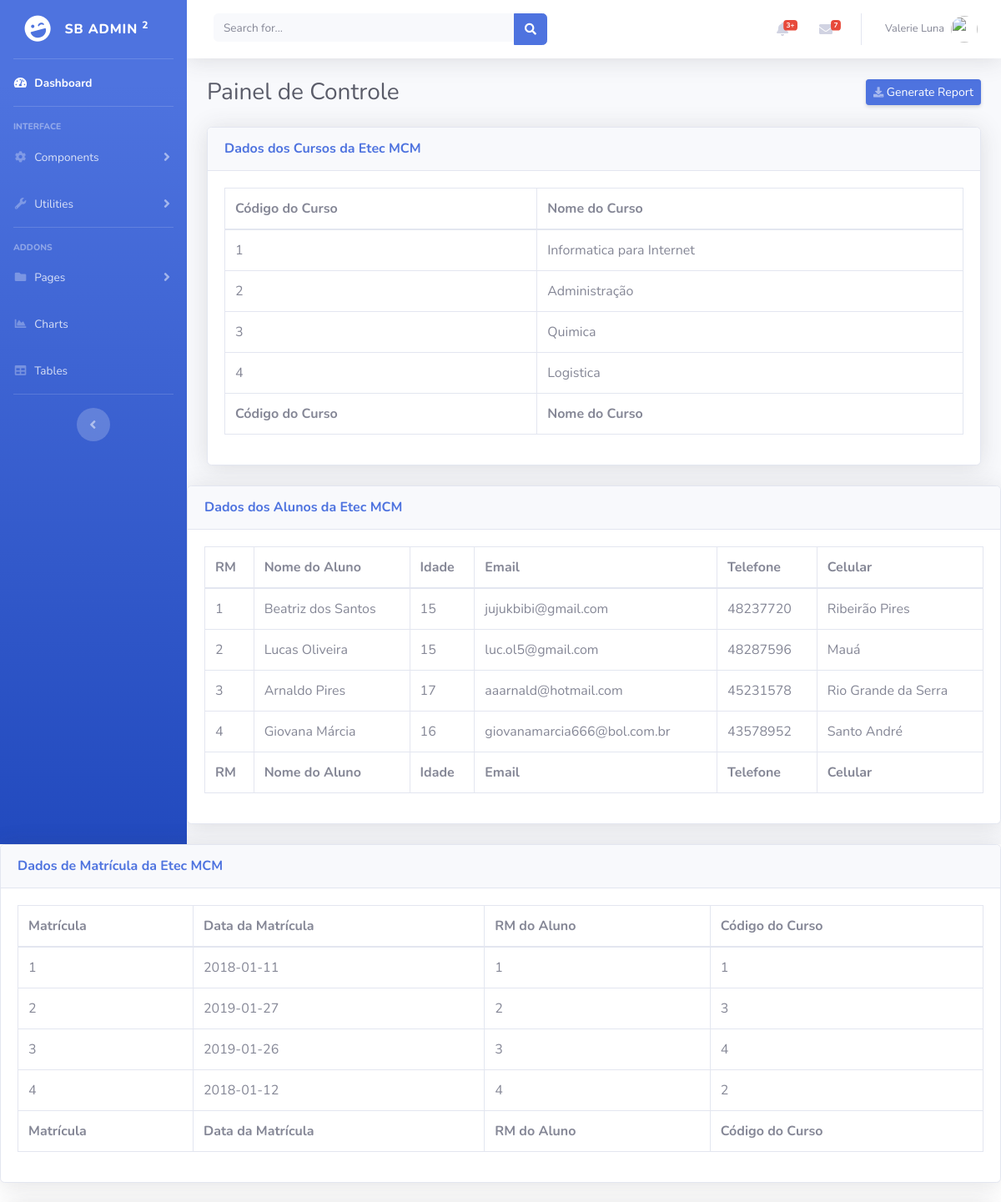
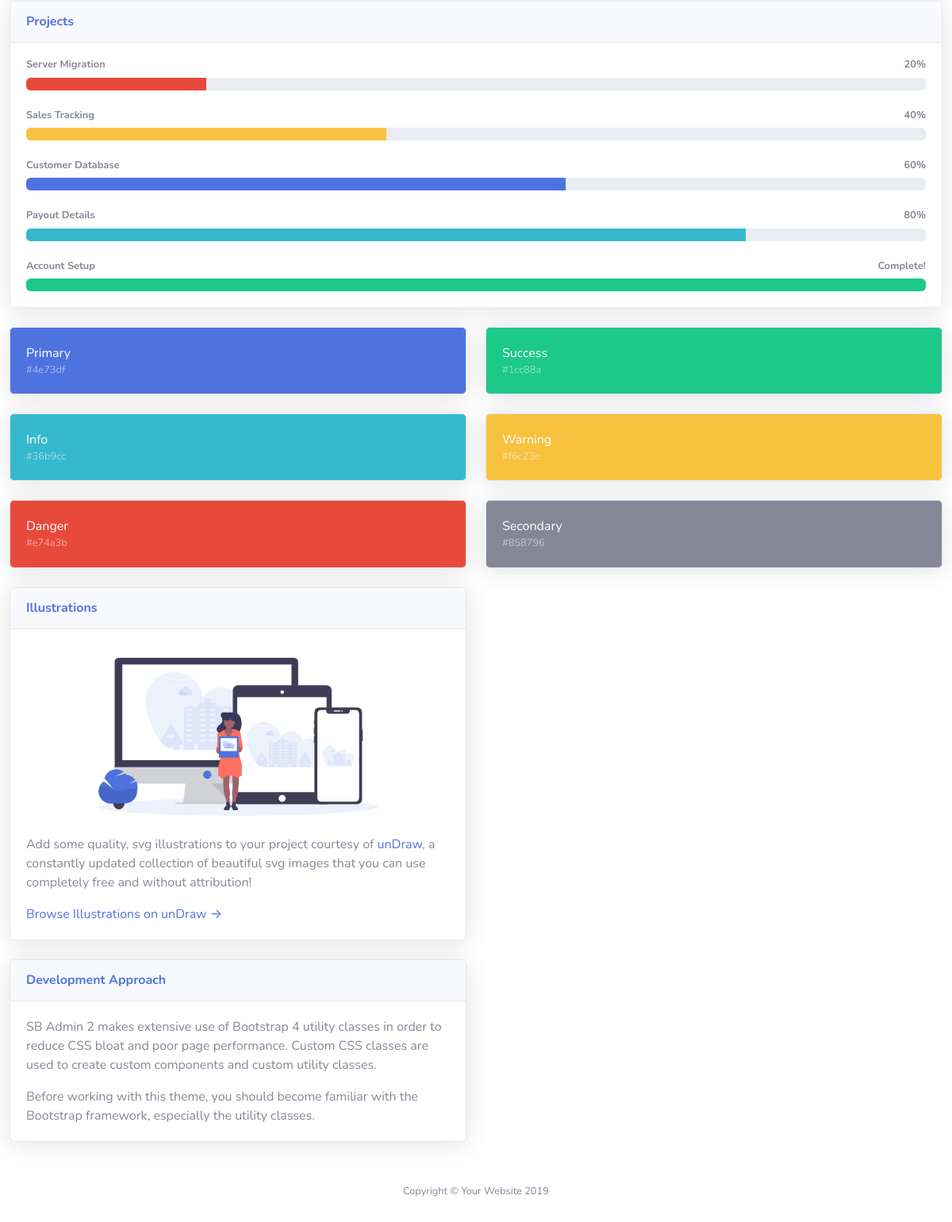
Screenshot of /startbootstrap-sb-admin-2-gh-pages/index.php with the database file from the repository (2 pictures, top to bottom).
### tables this page shows
CREATE TABLE `cursos` (
  `cod` int(11) NOT NULL,
  `curso` varchar(50) NOT NULL
);

CREATE TABLE `alunos` (
  `rm` int(11) NOT NULL,
  `nome` varchar(100) NOT NULL,
  `idade` int(11) NOT NULL,
  `email` varchar(100) NOT NULL,
  `telefone` varchar(50) NOT NULL,
  `cidade` varchar(100) NOT NULL
);

CREATE TABLE `matricula` (
  `matricula` int(11) NOT NULL,
  `dataMat` date NOT NULL,
  `rm_aluno` int(11) NOT NULL,
  `cod_curso` int(11) NOT NULL
);

### startbootstrap-sb-admin-2-gh-pages/index.php (the view, shortened to what this page needs)
<?php
include 'conecta.php';
?>
<!DOCTYPE html>
<html lang="en">
<head>
  <link href="vendor/fontawesome-free/css/all.min.css" rel="stylesheet" type="text/css">
  <link href="css/sb-admin-2.min.css" rel="stylesheet">
</head>
<body id="page-top">
  <div id="wrapper">
    <ul class="navbar-nav bg-gradient-primary sidebar sidebar-dark accordion" id="accordionSidebar">
      <a class="sidebar-brand d-flex align-items-center justify-content-center" href="index.html">
        <div class="sidebar-brand-icon rotate-n-15">
          <i class="fas fa-laugh-wink"></i>
        </div>
        <div class="sidebar-brand-text mx-3">SB Admin <sup>2</sup></div>
      </a>
      <hr class="sidebar-divider my-0">
      <li class="nav-item active">
        <a class="nav-link" href="index.html">
          <i class="fas fa-fw fa-tachometer-alt"></i>
          <span>Dashboard</span></a>
      </li>
      <hr class="sidebar-divider">
      <div class="sidebar-heading">
        Interface
      </div>
      <li class="nav-item">
        <a class="nav-link collapsed" href="#" data-toggle="collapse" data-target="#collapseTwo" aria-expanded="true" aria-controls="collapseTwo">
          <i class="fas fa-fw fa-cog"></i>
          <span>Components</span>
        </a>
      </li>
      <li class="nav-item">
        <a class="nav-link collapsed" href="#" data-toggle="collapse" data-target="#collapseUtilities" aria-expanded="true" aria-controls="collapseUtilities">
          <i class="fas fa-fw fa-wrench"></i>
          <span>Utilities</span>
        </a>
      </li>
      <hr class="sidebar-divider">
      <div class="sidebar-heading">
        Addons
      </div>
      <li class="nav-item">
        <a class="nav-link collapsed" href="#" data-toggle="collapse" data-target="#collapsePages" aria-expanded="true" aria-controls="collapsePages">
          <i class="fas fa-fw fa-folder"></i>
          <span>Pages</span>
        </a>
      </li>
      <li class="nav-item">
        <a class="nav-link" href="charts.html">
          <i class="fas fa-fw fa-chart-area"></i>
          <span>Charts</span></a>
      </li>
      <li class="nav-item">
        <a class="nav-link" href="tables.html">
          <i class="fas fa-fw fa-table"></i>
          <span>Tables</span></a>
      </li>
      <hr class="sidebar-divider d-none d-md-block">
      <div class="text-center d-none d-md-inline">
        <button class="rounded-circle border-0" id="sidebarToggle"></button>
      </div>
    </ul>
    <div id="content-wrapper" class="d-flex flex-column">
      <div id="content">
        <nav class="navbar navbar-expand navbar-light bg-white topbar mb-4 static-top shadow">
          <form class="d-none d-sm-inline-block form-inline mr-auto ml-md-3 my-2 my-md-0 mw-100 navbar-search">
            <div class="input-group">
              <input type="text" class="form-control bg-light border-0 small" placeholder="Search for..." aria-label="Search" aria-describedby="basic-addon2">
              <div class="input-group-append">
                <button class="btn btn-primary" type="button">
                  <i class="fas fa-search fa-sm"></i>
                </button>
              </div>
            </div>
          </form>
          <ul class="navbar-nav ml-auto">
            <li class="nav-item dropdown no-arrow mx-1">
              <a class="nav-link dropdown-toggle" href="#" id="alertsDropdown" role="button" data-toggle="dropdown" aria-haspopup="true" aria-expanded="false">
                <i class="fas fa-bell fa-fw"></i>
                <span class="badge badge-danger badge-counter">3+</span>
              </a>
            </li>
            <li class="nav-item dropdown no-arrow mx-1">
              <a class="nav-link dropdown-toggle" href="#" id="messagesDropdown" role="button" data-toggle="dropdown" aria-haspopup="true" aria-expanded="false">
                <i class="fas fa-envelope fa-fw"></i>
                <span class="badge badge-danger badge-counter">7</span>
              </a>
            </li>
            <li class="nav-item dropdown no-arrow">
              <a class="nav-link dropdown-toggle" href="#" id="userDropdown" role="button" data-toggle="dropdown" aria-haspopup="true" aria-expanded="false">
                <span class="mr-2 d-none d-lg-inline text-gray-600 small">Valerie Luna</span>
                <img class="img-profile rounded-circle" src="https://source.unsplash.com/QAB-WJcbgJk/60x60">
              </a>
            </li>
          </ul>
        </nav>
        <div class="container-fluid">
          <div class="d-sm-flex align-items-center justify-content-between mb-4">
            <h1 class="h3 mb-0 text-gray-800">Painel de Controle</h1>
            <a href="#" class="d-none d-sm-inline-block btn btn-sm btn-primary shadow-sm"><i class="fas fa-download fa-sm text-white-50"></i> Generate Report</a>
          </div>
          <div class="card shadow mb-4">
            <div class="card-header py-3">
              <h6 class="m-0 font-weight-bold text-primary">Dados dos Cursos da Etec MCM</h6>
            </div>
            <div class="card-body">
              <div class="table-responsive">
                <table class="table table-bordered" id="dataTable" width="100%" cellspacing="0">
                  <thead>
                    <tr>
                      <th>Código do Curso</th>
                      <th>Nome do Curso</th>
                    </tr>
                  </thead>
                  <tfoot>
                    <tr>
                      <th>Código do Curso</th>
                      <th>Nome do Curso</th>
                    </tr>
                  </tfoot>
                  <tbody>
              <?php
                  $consulta = "SELECT * FROM cursos";
                foreach ($conexao -> query($consulta) as $linha) {
              ?>
                      <tr>
                      <td><?php  echo "{$linha['cod']}"; ?></td>
                      <td><?php  echo "{$linha['curso']}"; ?></td>
                    </tr>
              <?php
              }
            ?>
                  </tbody>
                </table>
              </div>
            </div>
          </div>
        </div>
      </div>
          <div class="card shadow mb-4">
            <div class="card-header py-3">
              <h6 class="m-0 font-weight-bold text-primary">Dados dos Alunos da Etec MCM</h6>
            </div>
            <div class="card-body">
              <div class="table-responsive">
                <table class="table table-bordered" id="dataTable" width="100%" cellspacing="0">
                  <thead>
                    <tr>
                      <th>RM</th>
                      <th>Nome do Aluno</th>
                      <th>Idade</th>
                      <th>Email</th>
                      <th>Telefone</th>
                      <th>Celular</th>
                    </tr>
                  </thead>
                  <tfoot>
                    <tr>
                      <th>RM</th>
                      <th>Nome do Aluno</th>
                      <th>Idade</th>
                      <th>Email</th>
                      <th>Telefone</th>
                      <th>Celular</th>
                    </tr>
                  </tfoot>
                  <tbody>
              <?php
                  $consulta = "SELECT * FROM alunos";
                foreach ($conexao -> query($consulta) as $linha) {
              ?>
                      <tr>
                      <td><?php  echo "{$linha['rm']}"; ?></td>
                      <td><?php  echo "{$linha['nome']}"; ?></td>
                      <td><?php  echo "{$linha['idade']}"; ?></td>
                      <td><?php  echo "{$linha['email']}"; ?></td>
                      <td><?php  echo "{$linha['telefone']}"; ?></td>
                      <td><?php  echo "{$linha['cidade']}"; ?></td>
                    </tr>
              <?php
              }
            ?>
                  </tbody>
                </table>
              </div>
            </div>
          </div>
        </div>
      </div>
          <div class="card shadow mb-4">
            <div class="card-header py-3">
              <h6 class="m-0 font-weight-bold text-primary">Dados de Matrícula da Etec MCM</h6>
            </div>
            <div class="card-body">
              <div class="table-responsive">
                <table class="table table-bordered" id="dataTable" width="100%" cellspacing="0">
                  <thead>
                    <tr>
                      <th>Matrícula</th>
                      <th>Data da Matrícula</th>
                      <th>RM do Aluno</th>
                      <th>Código do Curso</th>
                    </tr>
                  </thead>
                  <tfoot>
                    <tr>
                      <th>Matrícula</th>
                      <th>Data da Matrícula</th>
                      <th>RM do Aluno</th>
                      <th>Código do Curso</th>
                    </tr>
                  </tfoot>
                  <tbody>
              <?php
                  $consulta = "SELECT * FROM matricula";
                foreach ($conexao -> query($consulta) as $linha) {
              ?>
                      <tr>
                      <td><?php  echo "{$linha['matricula']}"; ?></td>
                      <td><?php  echo "{$linha['dataMat']}"; ?></td>
                      <td><?php  echo "{$linha['rm_aluno']}"; ?></td>
                      <td><?php  echo "{$linha['cod_curso']}"; ?></td>
                    </tr>
              <?php
              }
            ?>
                  </tbody>
                </table>
              </div>
            </div>
          </div>
            <div class="col-lg-12 mb-8">
              <div class="card shadow mb-4">
                <div class="card-header py-3">
                  <h6 class="m-0 font-weight-bold text-primary">Projects</h6>
                </div>
                <div class="card-body">
                  <h4 class="small font-weight-bold">Server Migration <span class="float-right">20%</span></h4>
                  <div class="progress mb-4">
                    <div class="progress-bar bg-danger" role="progressbar" style="width: 20%" aria-valuenow="20" aria-valuemin="0" aria-valuemax="100"></div>
                  </div>
                  <h4 class="small font-weight-bold">Sales Tracking <span class="float-right">40%</span></h4>
                  <div class="progress mb-4">
                    <div class="progress-bar bg-warning" role="progressbar" style="width: 40%" aria-valuenow="40" aria-valuemin="0" aria-valuemax="100"></div>
                  </div>
                  <h4 class="small font-weight-bold">Customer Database <span class="float-right">60%</span></h4>
                  <div class="progress mb-4">
                    <div class="progress-bar" role="progressbar" style="width: 60%" aria-valuenow="60" aria-valuemin="0" aria-valuemax="100"></div>
                  </div>
                  <h4 class="small font-weight-bold">Payout Details <span class="float-right">80%</span></h4>
                  <div class="progress mb-4">
                    <div class="progress-bar bg-info" role="progressbar" style="width: 80%" aria-valuenow="80" aria-valuemin="0" aria-valuemax="100"></div>
                  </div>
                  <h4 class="small font-weight-bold">Account Setup <span class="float-right">Complete!</span></h4>
                  <div class="progress">
                    <div class="progress-bar bg-success" role="progressbar" style="width: 100%" aria-valuenow="100" aria-valuemin="0" aria-valuemax="100"></div>
                  </div>
                </div>
              </div>
              <div class="row">
                <div class="col-lg-6 mb-4">
                  <div class="card bg-primary text-white shadow">
                    <div class="card-body">
                      Primary
                      <div class="text-white-50 small">#4e73df</div>
                    </div>
                  </div>
                </div>
                <div class="col-lg-6 mb-4">
                  <div class="card bg-success text-white shadow">
                    <div class="card-body">
                      Success
                      <div class="text-white-50 small">#1cc88a</div>
                    </div>
                  </div>
                </div>
                <div class="col-lg-6 mb-4">
                  <div class="card bg-info text-white shadow">
                    <div class="card-body">
                      Info
                      <div class="text-white-50 small">#36b9cc</div>
                    </div>
                  </div>
                </div>
                <div class="col-lg-6 mb-4">
                  <div class="card bg-warning text-white shadow">
                    <div class="card-body">
                      Warning
                      <div class="text-white-50 small">#f6c23e</div>
                    </div>
                  </div>
                </div>
                <div class="col-lg-6 mb-4">
                  <div class="card bg-danger text-white shadow">
                    <div class="card-body">
                      Danger
                      <div class="text-white-50 small">#e74a3b</div>
                    </div>
                  </div>
                </div>
                <div class="col-lg-6 mb-4">
                  <div class="card bg-secondary text-white shadow">
                    <div class="card-body">
                      Secondary
                      <div class="text-white-50 small">#858796</div>
                    </div>
                  </div>
                </div>
              </div>
            </div>
            <div class="col-lg-6 mb-4">
              <div class="card shadow mb-4">
                <div class="card-header py-3">
                  <h6 class="m-0 font-weight-bold text-primary">Illustrations</h6>
                </div>
                <div class="card-body">
                  <div class="text-center">
                    <img class="img-fluid px-3 px-sm-4 mt-3 mb-4" style="width: 25rem;" src="img/undraw_posting_photo.svg" alt="">
                  </div>
                  <p>Add some quality, svg illustrations to your project courtesy of <a target="_blank" rel="nofollow" href="https://undraw.co/">unDraw</a>, a constantly updated collection of beautiful svg images that you can use completely free and without attribution!</p>
                  <a target="_blank" rel="nofollow" href="https://undraw.co/">Browse Illustrations on unDraw &rarr;</a>
                </div>
              </div>
              <div class="card shadow mb-4">
                <div class="card-header py-3">
                  <h6 class="m-0 font-weight-bold text-primary">Development Approach</h6>
                </div>
                <div class="card-body">
                  <p>SB Admin 2 makes extensive use of Bootstrap 4 utility classes in order to reduce CSS bloat and poor page performance. Custom CSS classes are used to create custom components and custom utility classes.</p>
                  <p class="mb-0">Before working with this theme, you should become familiar with the Bootstrap framework, especially the utility classes.</p>
                </div>
              </div>
            </div>
      <footer class="sticky-footer bg-white">
        <div class="container my-auto">
          <div class="copyright text-center my-auto">
            <span>Copyright &copy; Your Website 2019</span>
          </div>
        </div>
      </footer>
</body>
</html>

### rows the page displays
cursos: cod "1", curso "Informatica para Internet"
cursos: cod "2", curso "Administração"
cursos: cod "3", curso "Quimica"
cursos: cod "4", curso "Logistica"
alunos: rm "1", nome "Beatriz dos Santos", idade "15", email "jujukbibi@gmail.com", telefone "48237720", cidade "Ribeirão Pires"
alunos: rm "2", nome "Lucas Oliveira", idade "15", email "luc.ol5@gmail.com", telefone "48287596", cidade "Mauá"
alunos: rm "3", nome "Arnaldo Pires", idade "17", email "aaarnald@hotmail.com", telefone "45231578", cidade "Rio Grande da Serra"
alunos: rm "4", nome "Giovana Márcia", idade "16", email "giovanamarcia666@bol.com.br", telefone "43578952", cidade "Santo André"
matricula: matricula "1", dataMat "2018-01-11", rm_aluno "1", cod_curso "1"
matricula: matricula "2", dataMat "2019-01-27", rm_aluno "2", cod_curso "3"
matricula: matricula "3", dataMat "2019-01-26", rm_aluno "3", cod_curso "4"
matricula: matricula "4", dataMat "2018-01-12", rm_aluno "4", cod_curso "2"
